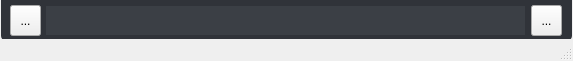
<?xml version="1.0" encoding="UTF-8"?>
<ui version="4.0">
 <class>LifeTrackerClass</class>
 <widget class="QMainWindow" name="LifeTrackerClass">
  <property name="geometry">
   <rect>
    <x>0</x>
    <y>0</y>
    <width>573</width>
    <height>61</height>
   </rect>
  </property>
  <property name="windowTitle">
   <string>LifeTracker</string>
  </property>
  <widget class="QWidget" name="centralWidget">
   <widget class="QToolButton" name="toolButton_2">
    <property name="geometry">
     <rect>
      <x>531</x>
      <y>5</y>
      <width>31</width>
      <height>31</height>
     </rect>
    </property>
    <property name="cursor">
     <cursorShape>PointingHandCursor</cursorShape>
    </property>
    <property name="mouseTracking">
     <bool>true</bool>
    </property>
    <property name="text">
     <string>...</string>
    </property>
   </widget>
   <widget class="QWidget" name="widget" native="true">
    <property name="geometry">
     <rect>
      <x>1</x>
      <y>0</y>
      <width>571</width>
      <height>41</height>
     </rect>
    </property>
    <property name="styleSheet">
     <string notr="true">background: #303339; 
border: 1px solid #303339; 
border-bottom-left-radius: 5px;
border-bottom-right-radius: 5px;</string>
    </property>
   </widget>
   <widget class="QLineEdit" name="lineEdit_2">
    <property name="geometry">
     <rect>
      <x>45</x>
      <y>5</y>
      <width>481</width>
      <height>31</height>
     </rect>
    </property>
    <property name="font">
     <font>
      <pointsize>12</pointsize>
     </font>
    </property>
    <property name="styleSheet">
     <string notr="true">background-color: #3B3F45;
border: 1px solid #303339; 
color: #ffffff;</string>
    </property>
   </widget>
   <widget class="QToolButton" name="toolButton">
    <property name="geometry">
     <rect>
      <x>10</x>
      <y>5</y>
      <width>31</width>
      <height>31</height>
     </rect>
    </property>
    <property name="cursor">
     <cursorShape>PointingHandCursor</cursorShape>
    </property>
    <property name="mouseTracking">
     <bool>true</bool>
    </property>
    <property name="text">
     <string>...</string>
    </property>
   </widget>
   <zorder>widget</zorder>
   <zorder>toolButton_2</zorder>
   <zorder>lineEdit_2</zorder>
   <zorder>toolButton</zorder>
  </widget>
  <widget class="QStatusBar" name="statusBar"/>
 </widget>
 <layoutdefault spacing="6" margin="11"/>
 <resources>
  <include location="LifeTracker.qrc"/>
 </resources>
 <connections/>
</ui>
